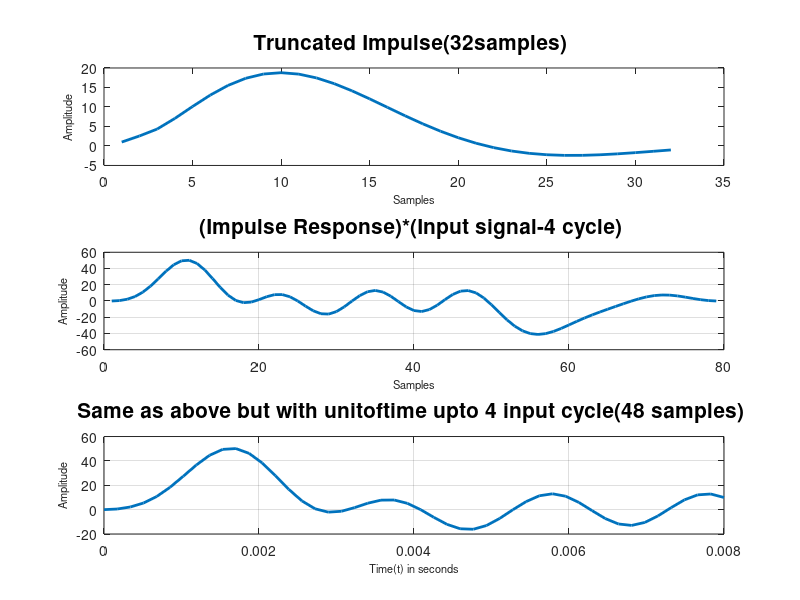

Write MATLAB code to recreate this figure.
% Code for output with truncated Impulse response
clear
F = 500;        % Signal Frequency (Hz-cycles per second)
n = 48;         % samples (4 cycles)
Fs = 6000;      % Sampling Frequency(Hz-samples per second)
t = linspace(0, n/Fs, n);
x_n = sin(2 * pi * t * F);
num = [1 0 0 1];            %Feed forward Coefficients
den = [1 -2.56 2.22 -0.65]; %Feed Backward Coefficients

h = impz(num,den);
x_0 = conv(x_n,h(1:32));    %IIR*x[n] 

figure
subplot(3,1,1)
plot(h(1:32),"LineWidth",2)
title("Truncated Impulse(32samples) ",'FontSize', 15);
xlabel('Samples', 'FontSize', 8);
ylabel('Amplitude', 'FontSize', 8);

subplot(3,1,2)
plot(x_0,'LineWidth',2)
grid on
title("(Impulse Response)*(Input signal-4 cycle) ",'FontSize', 15);
xlabel('Samples', 'FontSize', 8);
ylabel('Amplitude', 'FontSize', 8);


subplot(3,1,3)
plot(t,x_0(1:48),'LineWidth',2)
grid on
title("Same as above but with unitoftime upto 4 input cycle(48 samples) ",'FontSize', 15);
xlabel('Time(t) in seconds', 'FontSize', 8);
ylabel('Amplitude', 'FontSize', 8);